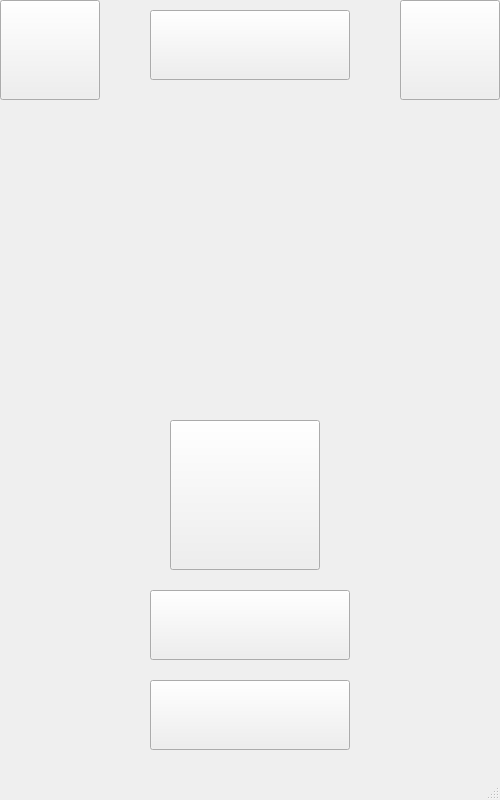
<?xml version="1.0" encoding="UTF-8"?>
<ui version="4.0">
 <class>MinesweeperMainMenu</class>
 <widget class="QMainWindow" name="MinesweeperMainMenu">
  <property name="enabled">
   <bool>true</bool>
  </property>
  <property name="geometry">
   <rect>
    <x>0</x>
    <y>0</y>
    <width>500</width>
    <height>800</height>
   </rect>
  </property>
  <property name="windowTitle">
   <string>Minesweeper</string>
  </property>
  <widget class="QWidget" name="centralwidget">
   <widget class="QPushButton" name="start_the_game_button">
    <property name="geometry">
     <rect>
      <x>170</x>
      <y>420</y>
      <width>150</width>
      <height>150</height>
     </rect>
    </property>
    <property name="font">
     <font>
      <family>Arial Black</family>
      <pointsize>16</pointsize>
      <weight>75</weight>
      <bold>true</bold>
     </font>
    </property>
    <property name="text">
     <string/>
    </property>
   </widget>
   <widget class="QPushButton" name="leaderboard_button">
    <property name="geometry">
     <rect>
      <x>150</x>
      <y>590</y>
      <width>200</width>
      <height>70</height>
     </rect>
    </property>
    <property name="font">
     <font>
      <family>Arial Black</family>
      <pointsize>12</pointsize>
      <weight>75</weight>
      <bold>true</bold>
     </font>
    </property>
    <property name="text">
     <string/>
    </property>
   </widget>
   <widget class="QPushButton" name="settings_button">
    <property name="geometry">
     <rect>
      <x>400</x>
      <y>0</y>
      <width>100</width>
      <height>100</height>
     </rect>
    </property>
    <property name="font">
     <font>
      <family>Arial Black</family>
      <pointsize>11</pointsize>
      <weight>75</weight>
      <bold>true</bold>
     </font>
    </property>
    <property name="text">
     <string/>
    </property>
   </widget>
   <widget class="QPushButton" name="achievements_button">
    <property name="geometry">
     <rect>
      <x>150</x>
      <y>680</y>
      <width>200</width>
      <height>70</height>
     </rect>
    </property>
    <property name="font">
     <font>
      <family>Arial Black</family>
      <pointsize>11</pointsize>
      <weight>75</weight>
      <bold>true</bold>
     </font>
    </property>
    <property name="text">
     <string/>
    </property>
   </widget>
   <widget class="QPushButton" name="exit_button">
    <property name="geometry">
     <rect>
      <x>0</x>
      <y>0</y>
      <width>100</width>
      <height>100</height>
     </rect>
    </property>
    <property name="text">
     <string/>
    </property>
   </widget>
   <widget class="QPushButton" name="peoples_button">
    <property name="geometry">
     <rect>
      <x>150</x>
      <y>10</y>
      <width>200</width>
      <height>70</height>
     </rect>
    </property>
    <property name="font">
     <font>
      <family>Arial Black</family>
      <pointsize>12</pointsize>
      <weight>75</weight>
      <bold>true</bold>
     </font>
    </property>
    <property name="text">
     <string/>
    </property>
   </widget>
  </widget>
  <widget class="QMenuBar" name="menubar">
   <property name="geometry">
    <rect>
     <x>0</x>
     <y>0</y>
     <width>500</width>
     <height>21</height>
    </rect>
   </property>
  </widget>
  <widget class="QStatusBar" name="statusbar"/>
 </widget>
 <resources/>
 <connections/>
</ui>
